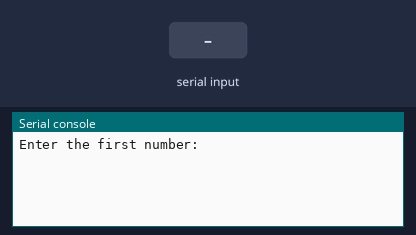
Bench run of a program on a simulated BBC micro:bit running MicroPython. Parts: the last lines printed to the serial console. The inputs (shaded band) are chosen by the test bench.

Above: at 1.2 s.
1.3 s: "5" typed at the serial console, then Enter
At 2.1 s:
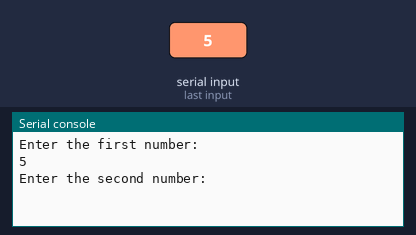
2.8 s: "90" typed at the serial console, then Enter
At 3.3 s:
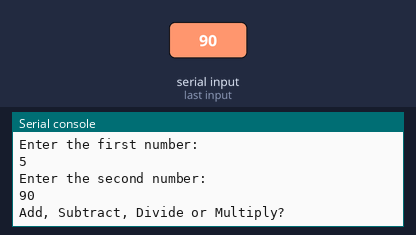
4.3 s: "Add" typed at the serial console, then Enter
At 5.6 s:
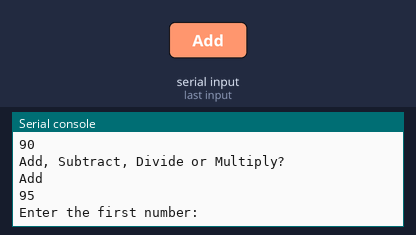

The program:

Simple_Calculator.py
```python
from microbit import *

while True:
    x = int(input("Enter the first number:"))
    y = int(input("Enter the second number:"))
    operation = input("Add, Subtract, Divide or Multiply? ")

    if operation == "Add":
        print(x+y)
    if operation == "Subtract":
        if x>y:
            print(x-y)
        else:
            print(y-x)
    if operation == "Divide":
        print(x/y)
    if operation == "Multiply":
        print(x*y)
```

Measured:
- after the input at 1.3 s, the serial console: prints a new line at once (image 1)
- after the input at 2.8 s, the serial console: prints a new line at once (image 2)
- after the input at 4.3 s, the serial console: prints a new line at once (image 3)
